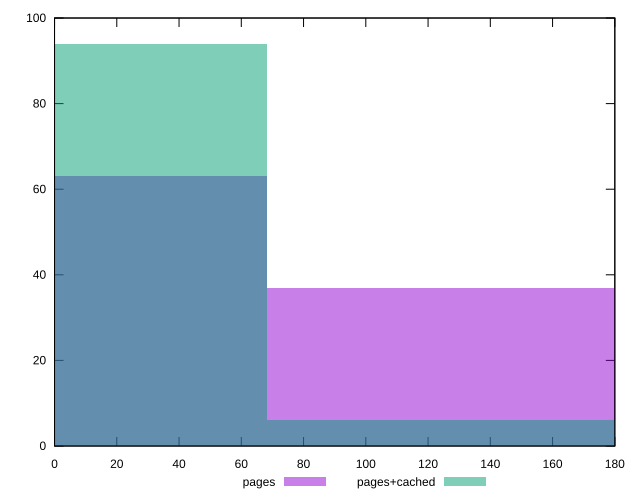

This chart was generated by the following gnuplot code:
reset

$pages <<EOF
0 63
136.22352727099397 37
EOF

$pagesCached <<EOF
0 94
136.22352727099397 6
EOF

set key outside below
set boxwidth 136.22352727099397
set xrange [0:180]
set yrange [0:100]
set trange [0:100]
set style fill transparent solid 0.5 noborder
set terminal svg size 640, 500 enhanced background rgb 'white'
set output "report_00015_2021-02-09T16-11-33.973Z/unminified-css/comparison/histogram/0_vs_1.svg"

plot $pages title "pages" with boxes, \
     $pagesCached title "pages+cached" with boxes

reset
